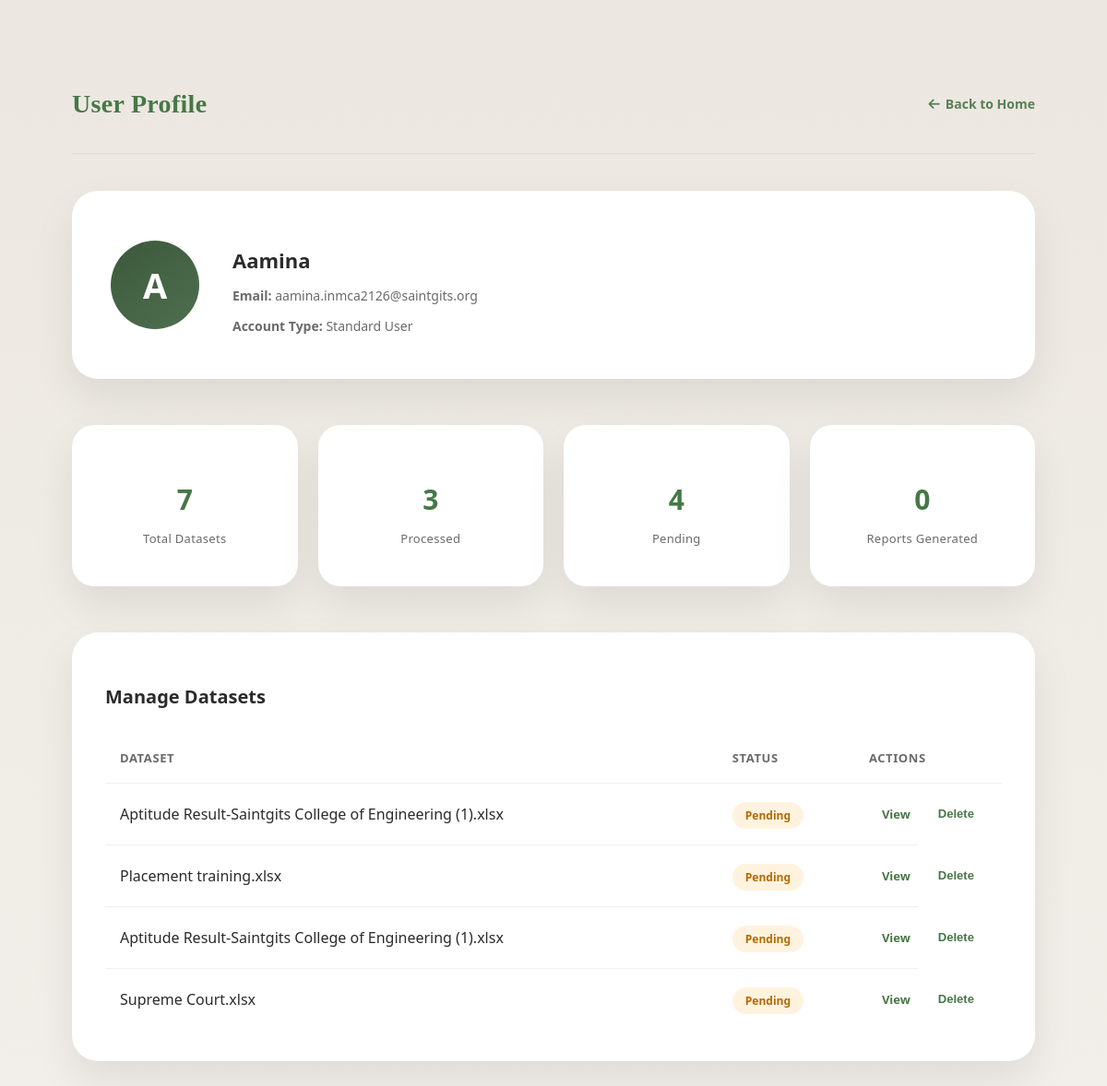
The page /profile/ (signed in) on the database as committed earlier.
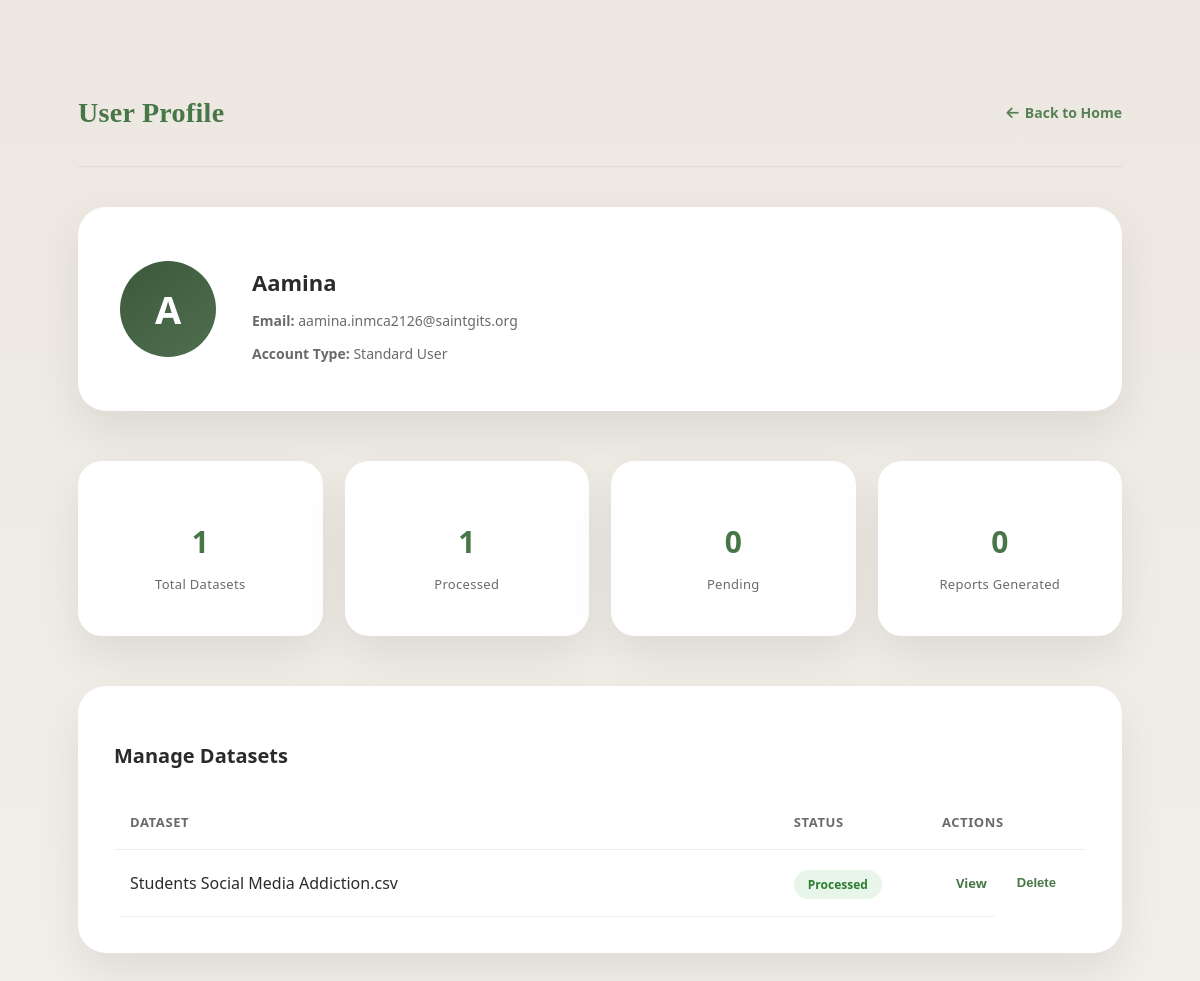
The same page on the database as committed later.
### Authentication/models.py (models this page shows, shortened)
class CustomUser(models.Model):
    name = models.CharField(max_length=100)
    email = models.EmailField(unique=True)
    password = models.CharField(max_length=255)

### data_preparation/models.py (models this page shows, shortened)
class Dataset(models.Model):
    user = models.ForeignKey(CustomUser, on_delete=models.CASCADE)
    file = models.FileField(upload_to="datasets/", null=True, blank=True)
    file_name = models.CharField(max_length=255)
    uploaded_at = models.DateTimeField(auto_now_add=True)
    is_processed = models.BooleanField(default=False)
    parent_dataset = models.ForeignKey(
        "self",
        null=True,
        blank=True,
        on_delete=models.SET_NULL,
        related_name="prepared_versions"
    )
    status = models.CharField(
        max_length=20,
        choices=[
            ("original", "Original"),
            ("prepared", "Prepared")
        ],
        default="original"
    )

### data_preparation/views.py (the view)
# urls.py: path("profile/", views.profile_view, name="profile"),
def profile_view(request):
    if "user_id" not in request.session:
        return redirect("login")
    user = CustomUser.objects.get(id=request.session["user_id"])
    total_datasets = Dataset.objects.filter(user=user).count()
    processed_datasets = Dataset.objects.filter(
        user=user, is_processed=True
    ).count()
    pending_datasets = Dataset.objects.filter(
        user=user, is_processed=False
    ).count()
    total_reports = Report.objects.filter(user=user).count()
    recent_datasets = Dataset.objects.filter(
        user_id=request.session["user_id"]
    ).order_by('-id')
    context = {
        "user": user,
        "total_datasets": total_datasets,
        "processed_datasets": processed_datasets,
        "pending_datasets": pending_datasets,
        "total_reports": total_reports,
        "recent_datasets": recent_datasets,
    }
    return render(request, "data_preparation/profile.html", context)

### templates/data_preparation/profile.html (shortened to what this page needs)
<!DOCTYPE html>
<html lang="en">
<head>
<link rel="stylesheet" href="https://cdnjs.cloudflare.com/ajax/libs/font-awesome/6.5.0/css/all.min.css">
</head>
<body>
<div class="header">
  <h1>User Profile</h1>
  <a href="{% url 'home' %}">
    <i class="fas fa-arrow-left"></i> Back to Home
  </a>
</div>
<div class="profile-card">
  <div class="avatar">
    {{ user.name|slice:":1"|upper }}
  </div>
  <div class="profile-info">
    <h2>{{ user.name }}</h2>
    <p><strong>Email:</strong> {{ user.email }}</p>
    <p><strong>Account Type:</strong> Standard User</p>
  </div>
</div>
<div class="stats">
  <div class="stat-card">
    <h3>{{ total_datasets }}</h3>
    <p>Total Datasets</p>
  </div>
  <div class="stat-card">
    <h3>{{ processed_datasets }}</h3>
    <p>Processed</p>
  </div>
  <div class="stat-card">
    <h3>{{ pending_datasets }}</h3>
    <p>Pending</p>
  </div>
  <div class="stat-card">
    <h3>{{ total_reports }}</h3>
    <p>Reports Generated</p>
  </div>
</div>
<div class="manage-datasets">
  <h3>Manage Datasets</h3>
  {% if recent_datasets %}
<div class="dataset-table-wrapper">
  <table class="dataset-table">
    <thead>
      <tr>
        <th class="col-dataset">Dataset</th>
<th class="col-status">Status</th>
<th class="col-actions">Actions</th>
      </tr>
    </thead>
  </table>
  <div class="dataset-table-body">
    <table class="dataset-table">
      <tbody>
        {% for ds in recent_datasets %}
        <tr>
          <td>{{ ds.file_name }}</td>
          <td>
            {% if ds.is_processed %}
              <span class="badge badge-processed">Processed</span>
            {% else %}
              <span class="badge badge-pending">Pending</span>
            {% endif %}
          </td>
          <td class="dataset-actions">
            <a href="{% url 'dataset_detail' ds.id %}">View</a>
            <form action="{% url 'delete_dataset' ds.id %}"
                  method="post"
                  style="display:inline;"
                  onsubmit="return confirm('Are you sure you want to delete this dataset?');">
              <button type="submit" class="link-btn">Delete</button>
            </form>
          </td>
        </tr>
        {% endfor %}
      </tbody>
    </table>
  </div>
</div>
{% endif %}
</div>
</body>
</html>

### templates/data_preparation/profile.html (style rules this page uses)
:root { --primary: #477747ff; --primary-soft: #e8f5e9; --background: #F2EFEA; --card-bg: #ffffff; --text-dark: #2B2B2B; --text-muted: #6A6A6A; --shadow: 0 20px 45px rgba(0,0,0,0.08); --soft-border: rgba(0,0,0,0.06); }
body { font-family: "Segoe UI", sans-serif; background: linear-gradient(180deg, #ECE7E0, var(--background)); padding: 70px; color: var(--text-dark); }
.header { display: flex; justify-content: space-between; align-items: center; margin-bottom: 40px; padding-bottom: 18px; border-bottom: 1px solid var(--soft-border); }
.header h1 { font-family: "Times New Roman", serif; color: var(--primary); font-size: 28px; letter-spacing: 0.3px; }
.header a { text-decoration: none; color: var(--primary); font-weight: 600; font-size: 14px; display: inline-flex; align-items: center; gap: 6px; opacity: 0.9; }
.profile-card { background: var(--card-bg); padding: 42px; border-radius: 28px; box-shadow: var(--shadow); display: flex; gap: 36px; margin-bottom: 50px; align-items: center; }
.avatar { width: 96px; height: 96px; border-radius: 50%; background: linear-gradient(145deg, #3c583c, #4f6f4f); color: white; font-size: 38px; font-weight: 700; display: flex; align-items: center; justify-content: center; flex-shrink: 0; }
.profile-info h2 { margin-bottom: 6px; font-size: 22px; }
.profile-info p { color: var(--text-muted); margin-bottom: 6px; font-size: 14px; }
.stats { display: grid; grid-template-columns: repeat(4, 1fr); gap: 22px; margin-bottom: 50px; }
.stat-card { background: var(--card-bg); padding: 30px 24px; border-radius: 24px; box-shadow: var(--shadow); text-align: center; transition: transform 0.25s ease, box-shadow 0.25s ease; }
.stat-card h3 { font-size: 30px; color: var(--primary); margin-bottom: 6px; }
.stat-card p { font-size: 13px; color: var(--text-muted); letter-spacing: 0.3px; }
.manage-datasets { background: var(--card-bg); padding: 36px; border-radius: 28px; box-shadow: var(--shadow); }
.manage-datasets h3 { margin-bottom: 26px; font-size: 20px; }
table { width: 100%; border-collapse: collapse; }
th, td { padding: 18px 16px; border-bottom: 1px solid var(--soft-border); text-align: left; }
th { font-size: 13px; color: var(--text-muted); text-transform: uppercase; letter-spacing: 0.6px; }
tbody tr { transition: background 0.2s ease; }
.dataset-actions { display: flex; align-items: center; gap: 14px; }
.dataset-actions a, .link-btn { font-size: 13px; font-weight: 600; color: var(--primary); background: none; border: none; cursor: pointer; padding: 6px 8px; border-radius: 8px; transition: opacity 0.2s ease; }
.dataset-actions a, .dataset-actions a:visited, .dataset-actions a:hover, .dataset-actions a:active .link-btn:hover { text-decoration: none; text-decoration: none; }
.badge { padding: 6px 14px; border-radius: 1000px; font-size: 12px; font-weight: 600; }
.badge-processed { background: var(--primary-soft); color: #2e7d32; }
.dataset-table-wrapper { max-height: 320px; overflow-y: auto; border-radius: 8px; }
.manage-datasets table { table-layout: fixed; }
.manage-datasets table th:nth-child(1), .manage-datasets table td:nth-child(1) { width: 65%; }
.manage-datasets table th:nth-child(2), .manage-datasets table td:nth-child(2) { text-align: left; }
.manage-datasets table th:nth-child(3), .manage-datasets table td:nth-child(3) { width: 20%; text-align: center; }

Rows that differ between the two databases and show on the page:
removed Dataset: file_name "Aptitude Result-Saintgits College of Engineering (1).xlsx", is_processed "Pending"
removed Dataset: file_name "Placement training.xlsx", is_processed "Pending"
removed Dataset: file_name "Aptitude Result-Saintgits College of Engineering (1).xlsx", is_processed "Pending"
removed Dataset: file_name "Supreme Court.xlsx", is_processed "Pending"
added Dataset: file_name "Students Social Media Addiction.csv", is_processed "Processed"
Other text that changed with them:
{{ total_datasets }}: "7" → "1"
{{ processed_datasets }}: "3" → "1"
{{ pending_datasets }}: "4" → "0"
